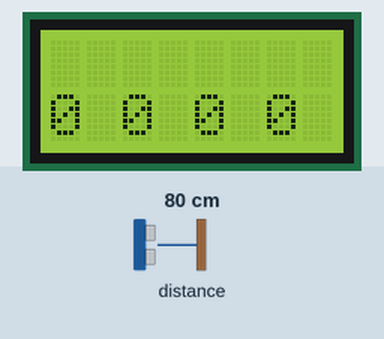
This sketch was run on a simulated Arduino Leonardo, built with avr-gcc and run on an emulated ATmega32U4. On the bench: 8×2 character LCD. The inputs (shaded band) are chosen by the test bench; at power-on: distance to the obstacle 80 cm.

Above: at 1.2 s.
1.3 s: distance to the obstacle set to 2 cm
At 2.0 s:
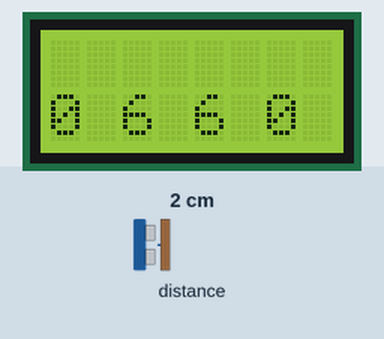
2.8 s: distance to the obstacle set to 18 cm
At 3.2 s:
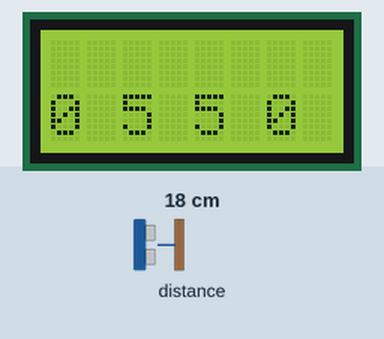
4.3 s: distance to the obstacle set to 35 cm
At 5.5 s:
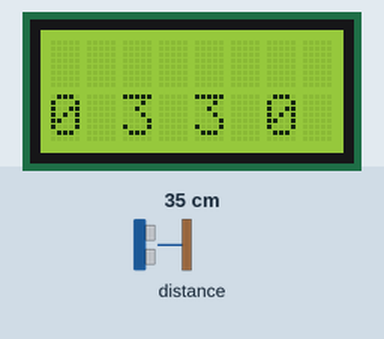
Timing chart, 0 to 7.3 s (numbered marks = the images above; inputs shaded):
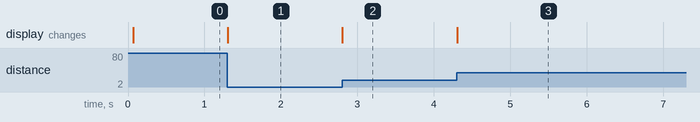

The sketch:

mech17.ino
```cpp
#include <Zumo32U4.h>
Zumo32U4LCD lcd;
Zumo32U4ProximitySensors proxSensors;
void setup() {
  proxSensors.initThreeSensors();
}
void loop() {
  proxSensors.read();
  int left_sensor         = proxSensors.countsLeftWithLeftLeds();
  int center_left_sensor  = proxSensors.countsFrontWithLeftLeds();
  int center_right_sensor = proxSensors.countsFrontWithRightLeds();
  int right_sensor        = proxSensors.countsRightWithRightLeds();
  lcd.gotoXY(0, 1);
  lcd.print(left_sensor);
  lcd.print(" ");
  lcd.print(center_left_sensor);
  lcd.print(" ");
  lcd.print(center_right_sensor);
  lcd.print(" ");
  lcd.print(right_sensor);
}
```

Measured:
- after the input at 1.3 s, the display: changes at once (image 1)
- after the input at 2.8 s, the display: changes at once (image 2)
- after the input at 4.3 s, the display: changes at once (image 3)
